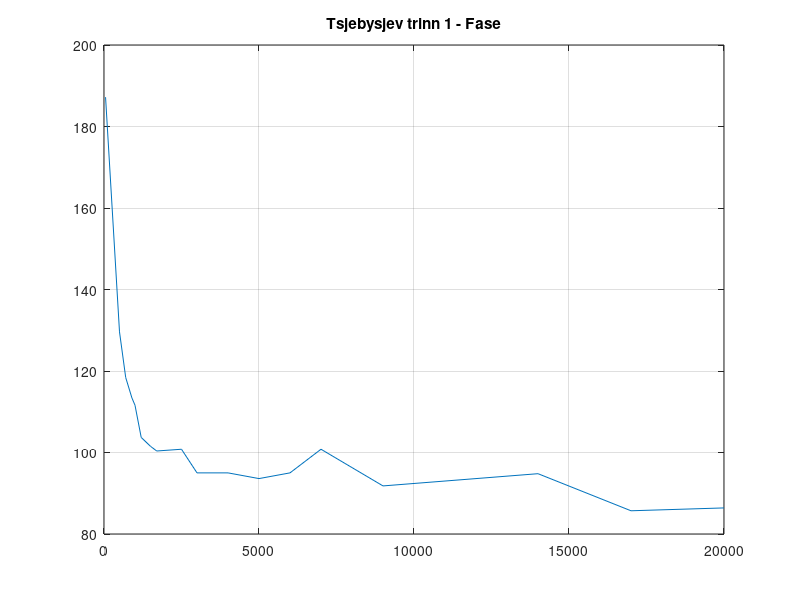

The MATLAB script that drew this image:
f = [50 500 700 900 1000 1200 1500 1700 2500 3000 4000 5000 6000 7000 9000 14000 17000 20000];
deg = [187.2 129.6 118.4 113.4 111.6 103.7 101.52 100.37 100.8 95 95 93.6 95 100.8 91.8 94.8 85.7 86.4];
plot(f, deg)
grid on;
title('Tsjebysjev trinn 1 - Fase');
